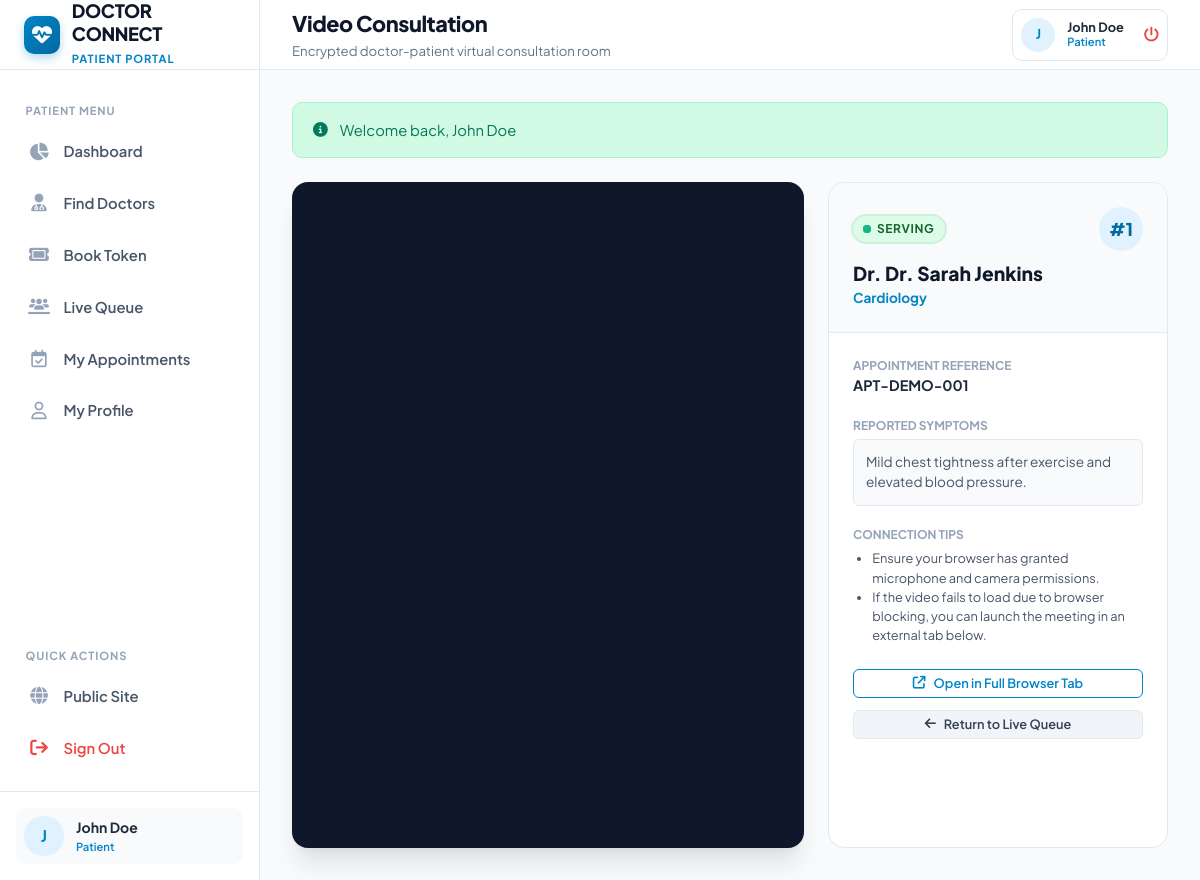
The page /patient/consultation.php?id=1 (signed in) on the database its author committed.
### tables this page shows
CREATE TABLE `appointments` (
  `id` INT AUTO_INCREMENT PRIMARY KEY,
  `appointment_number` VARCHAR(50) NOT NULL UNIQUE,
  `patient_id` INT NOT NULL,
  `doctor_id` INT NOT NULL,
  `appointment_date` DATE NOT NULL,
  `token_number` INT NOT NULL,
  `estimated_time` TIME NOT NULL,
  `status` ENUM('waiting', 'serving', 'completed', 'no_show', 'cancelled') NOT NULL DEFAULT 'waiting',
  `symptoms` TEXT NULL,
  `consultation_notes` TEXT NULL,
  `prescription` TEXT NULL,
  `meeting_room` VARCHAR(100) NOT NULL,
  `called_at` DATETIME NULL,
  `started_at` DATETIME NULL,
  `completed_at` DATETIME NULL,
  `created_at` TIMESTAMP DEFAULT CURRENT_TIMESTAMP,
  `updated_at` TIMESTAMP DEFAULT CURRENT_TIMESTAMP ON UPDATE CURRENT_TIMESTAMP,
  CONSTRAINT `fk_appointments_patient` FOREIGN KEY (`patient_id`) REFERENCES `users` (`id`) ON DELETE CASCADE,
  CONSTRAINT `fk_appointments_doctor` FOREIGN KEY (`doctor_id`) REFERENCES `doctors` (`id`) ON DELETE CASCADE,
  UNIQUE KEY `unique_doc_date_token` (`doctor_id`, `appointment_date`, `token_number`),
  INDEX `idx_apt_status` (`status`),
  INDEX `idx_apt_date` (`appointment_date`),
  INDEX `idx_apt_patient` (`patient_id`)
);

CREATE TABLE `users` (
  `id` INT AUTO_INCREMENT PRIMARY KEY,
  `name` VARCHAR(100) NOT NULL,
  `email` VARCHAR(150) NOT NULL UNIQUE,
  `password` VARCHAR(255) NOT NULL,
  `role` ENUM('patient', 'doctor', 'admin') NOT NULL DEFAULT 'patient',
  `phone` VARCHAR(30) NULL,
  `gender` ENUM('male', 'female', 'other') DEFAULT 'male',
  `date_of_birth` DATE NULL,
  `blood_group` VARCHAR(10) NULL,
  `address` TEXT NULL,
  `profile_image` VARCHAR(255) NULL,
  `created_at` TIMESTAMP DEFAULT CURRENT_TIMESTAMP,
  `updated_at` TIMESTAMP DEFAULT CURRENT_TIMESTAMP ON UPDATE CURRENT_TIMESTAMP,
  INDEX `idx_user_role` (`role`),
  INDEX `idx_user_email` (`email`)
);

CREATE TABLE `doctors` (
  `id` INT AUTO_INCREMENT PRIMARY KEY,
  `user_id` INT NOT NULL UNIQUE,
  `specialization` VARCHAR(100) NOT NULL,
  `qualification` VARCHAR(100) NOT NULL,
  `experience_years` INT NOT NULL DEFAULT 5,
  `consultation_fee` DECIMAL(10,2) NOT NULL DEFAULT 500.00,
  `avg_consultation_time` INT NOT NULL DEFAULT 15 COMMENT 'in minutes',
  `bio` TEXT NULL,
  `room_number` VARCHAR(50) DEFAULT 'Room 101',
  `status` ENUM('active', 'inactive') NOT NULL DEFAULT 'active',
  `created_at` TIMESTAMP DEFAULT CURRENT_TIMESTAMP,
  `updated_at` TIMESTAMP DEFAULT CURRENT_TIMESTAMP ON UPDATE CURRENT_TIMESTAMP,
  CONSTRAINT `fk_doctors_user` FOREIGN KEY (`user_id`) REFERENCES `users` (`id`) ON DELETE CASCADE
);

### includes/functions.php (called while the page is built, shortened)
<?php
function e(?string $data): string
{
    return htmlspecialchars((string) ($data ?? ''), ENT_QUOTES, 'UTF-8');
}
function is_logged_in(): bool
{
    return !empty($_SESSION['user_id']);
}
function current_user(): ?array
{
    return [
        'id' => $_SESSION['user_id'] ?? null,
        'name' => $_SESSION['user_name'] ?? '',
        'email' => $_SESSION['user_email'] ?? '',
        'role' => $_SESSION['user_role'] ?? '',
        'doctor_id' => $_SESSION['doctor_id'] ?? null
    ];
}

### includes/auth_check.php (called while the page is built, shortened)
<?php
require_once __DIR__ . '/functions.php';
$currentUser = current_user();

### patient/consultation.php (the view, shortened to what this page needs)
<?php
require_once __DIR__ . '/../includes/auth_check.php';
$pdo = get_db_connection();
$patientId = (int)($currentUser['id'] ?? 0);
$appointmentId = isset($_GET['id']) ? (int)$_GET['id'] : 0;
$stmt = $pdo->prepare("SELECT a.*, d.specialization, d.room_number, d.avg_consultation_time, u.name AS doctor_name, u.email AS doctor_email
    FROM appointments a
    JOIN doctors d ON a.doctor_id = d.id
    JOIN users u ON d.user_id = u.id
    WHERE a.id = ? AND a.patient_id = ?");
$stmt->execute([$appointmentId, $patientId]);
$appointment = $stmt->fetch();
$roomName = $appointment['meeting_room'];
$patientDisplayName = $currentUser['name'] ?? 'Patient';
require_once __DIR__ . '/../includes/header.php';
?>
<div class="consultation-layout">
    <div class="jitsi-frame-container">
        <div id="jitsi-meeting-container" style="width: 100%; height: 100%;">
            <iframe
                src="https://meet.jit.si/<?= urlencode($roomName); ?>#userInfo.displayName=<?= urlencode($patientDisplayName . ' (Patient)'); ?>&config.prejoinPageEnabled=false&config.startWithAudioMuted=false&config.startWithVideoMuted=false"
                allow="camera; microphone; fullscreen; display-capture; autoplay; clipboard-write"
                style="width: 100%; height: 100%; border: none;">
            </iframe>
        </div>
    </div>
    <div class="consultation-sidebar">
        <div style="padding: 1.5rem; border-bottom: 1px solid var(--border-color); background: var(--slate-50);">
            <div style="display: flex; align-items: center; justify-content: space-between; margin-bottom: 0.5rem;">
                <span class="badge badge-<?= e($appointment['status']); ?>">
                    <span class="pulse-dot"></span> <?= ucfirst(e($appointment['status'])); ?>
                </span>
                <span class="patient-token-badge">#<?= (int)$appointment['token_number']; ?></span>
            </div>
            <h3 style="font-size: 1.2rem; font-weight: 800; color: var(--slate-900); margin: 0;">
                Dr. <?= e($appointment['doctor_name']); ?>
            </h3>
            <div style="font-size: 0.85rem; color: var(--primary); font-weight: 700;">
                <?= e($appointment['specialization']); ?>
            </div>
        </div>
        <div style="padding: 1.5rem; flex: 1; overflow-y: auto;">
            <div style="margin-bottom: 1.25rem;">
                <div style="font-size: 0.75rem; text-transform: uppercase; color: var(--slate-400); font-weight: 700;">Appointment Reference</div>
                <div style="font-weight: 700; color: var(--slate-800); font-size: 0.9rem;"><?= e($appointment['appointment_number']); ?></div>
            </div>
            <div style="margin-bottom: 1.25rem;">
                <div style="font-size: 0.75rem; text-transform: uppercase; color: var(--slate-400); font-weight: 700;">Reported Symptoms</div>
                <div style="font-size: 0.85rem; color: var(--slate-600); background: #f8fafc; padding: 0.75rem; border-radius: var(--radius-sm); border: 1px solid var(--border-color); margin-top: 0.25rem;">
                    <?= nl2br(e($appointment['symptoms'] ?: 'No specific symptoms noted.')); ?>
                </div>
            </div>
            <div style="margin-bottom: 1.5rem;">
                <div style="font-size: 0.75rem; text-transform: uppercase; color: var(--slate-400); font-weight: 700; margin-bottom: 0.35rem;">Connection Tips</div>
                <ul style="font-size: 0.8rem; color: var(--slate-600); padding-left: 1.2rem; line-height: 1.5;">
                    <li>Ensure your browser has granted microphone and camera permissions.</li>
                    <li>If the video fails to load due to browser blocking, you can launch the meeting in an external tab below.</li>
                </ul>
            </div>
            <a href="https://meet.jit.si/<?= urlencode($roomName); ?>" target="_blank" class="btn btn-outline btn-sm" style="width: 100%; justify-content: center; margin-bottom: 0.75rem;">
                <i class="fa-solid fa-arrow-up-right-from-square"></i> Open in Full Browser Tab
            </a>
            <a href="queue.php?id=<?= $appointmentId; ?>" class="btn btn-secondary btn-sm" style="width: 100%; justify-content: center;">
                <i class="fa-solid fa-arrow-left"></i> Return to Live Queue
            </a>
        </div>
    </div>
</div>
<?php require_once __DIR__ . '/../includes/footer.php'; ?>

### assets/css/style.css (style rules this page uses)
:root { --primary: #0284c7; --primary-dark: #0369a1; --primary-light: #e0f2fe; --primary-subtle: #f0f9ff; --primary-gradient: linear-gradient(135deg, #0284c7 0%, #0369a1 100%); --primary-accent: #38bdf8; --success: #10b981; --success-light: #d1fae5; --success-dark: #047857; --warning: #f59e0b; --warning-light: #fef3c7; --warning-dark: #b45309; --danger: #ef4444; --danger-light: #fee2e2; --danger-dark: #b91c1c; --info: #3b82f6; --info-light: #dbeafe; --slate-900: #0f172a; --slate-800: #1e293b; --slate-700: #334155; --slate-600: #475569; --slate-500: #64748b; --slate-400: #94a3b8; --slate-300: #cbd5e1; --slate-200: #e2e8f0; --slate-100: #f1f5f9; --slate-50: #f8fafc; --bg-main: #f8fafc; --card-bg: #ffffff; --border-color: #e2e8f0; --text-main: #1e293b; --text-muted: #64748b; --sidebar-width: 260px; --header-height: 70px; --radius-sm: 6px; --radius-md: 10px; --radius-lg: 16px; --radius-full: 9999px; --shadow-sm: 0 1px 2px 0 rgba(0, 0, 0, 0.05); --shadow-md: 0 4px 6px -1px rgba(0, 0, 0, 0.08), 0 2px 4px -2px rgba(0, 0, 0, 0.05); --shadow-lg: 0 10px 15px -3px rgba(0, 0, 0, 0.08), 0 4px 6px -4px rgba(0, 0, 0, 0.04); --shadow-xl: 0 20px 25px -5px rgba(0, 0, 0, 0.1), 0 8px 10px -6px rgba(0, 0, 0, 0.05); --transition: all 0.2s cubic-bezier(0.4, 0, 0.2, 1); }
*, *::before, *::after { box-sizing: border-box; margin: 0; padding: 0; }
body { font-family: 'Plus Jakarta Sans', system-ui, -apple-system, sans-serif; background-color: var(--bg-main); color: var(--text-main); line-height: 1.5; -webkit-font-smoothing: antialiased; }
a { color: var(--primary); text-decoration: none; transition: var(--transition); }
.btn { display: inline-flex; align-items: center; gap: 0.5rem; font-family: inherit; font-weight: 600; font-size: 0.9rem; padding: 0.625rem 1.25rem; border-radius: var(--radius-md); border: 1px solid transparent; cursor: pointer; transition: var(--transition); text-align: center; line-height: 1.2; }
.btn-secondary { background: var(--slate-100); color: var(--slate-700); border-color: var(--slate-200); }
.btn-outline { background: transparent; color: var(--primary); border-color: var(--primary); }
.btn-sm { padding: 0.35rem 0.75rem; font-size: 0.8rem; border-radius: var(--radius-sm); }
.badge { display: inline-flex; align-items: center; gap: 0.35rem; padding: 0.25rem 0.65rem; border-radius: var(--radius-full); font-size: 0.75rem; font-weight: 700; text-transform: uppercase; letter-spacing: 0.05em; }
.badge-serving { background: #dcfce7; color: #166534; box-shadow: 0 0 0 2px rgba(34, 197, 94, 0.2); }
.pulse-dot { width: 8px; height: 8px; background-color: #10b981; border-radius: 50%; display: inline-block; position: relative; }
.pulse-dot::before { content: ''; position: absolute; width: 100%; height: 100%; background-color: inherit; border-radius: 50%; animation: pulse 1.6s infinite ease-out; }
.patient-token-badge { display: inline-flex; align-items: center; justify-content: center; width: 44px; height: 44px; border-radius: 50%; background: var(--primary-light); color: var(--primary-dark); font-weight: 800; font-size: 1.1rem; }
.consultation-layout { display: grid; grid-template-columns: 1fr 340px; gap: 1.5rem; height: calc(100vh - var(--header-height) - 4rem); }
.jitsi-frame-container { background: #0f172a; border-radius: var(--radius-lg); overflow: hidden; position: relative; box-shadow: var(--shadow-xl); height: 100%; }
.jitsi-frame-container iframe { width: 100%; height: 100%; border: none; }
.consultation-sidebar { background: #ffffff; border: 1px solid var(--border-color); border-radius: var(--radius-lg); display: flex; flex-direction: column; overflow-y: auto; }

### rows shown on the page
appointments: status "SERVING", token_number "1", users.name "Dr. Sarah Jenkins", doctor.specialization "Cardiology", appointment_number "APT-DEMO-001", symptoms "Mild chest tightness after exercise and elevated blood pressure."

### other values the page prints
$currentRole "PATIENT"
substr($currentUser['name'] ?? 'U', 0, 1) "J"
$currentUser['name'] "John Doe"
$currentRole "Patient"
$pageTitle "Video Consultation"
$pageSubtitle "Encrypted doctor-patient virtual consultation room"
$currentUser['role'] "Patient"
$flash['message'] "Welcome back, John Doe"
